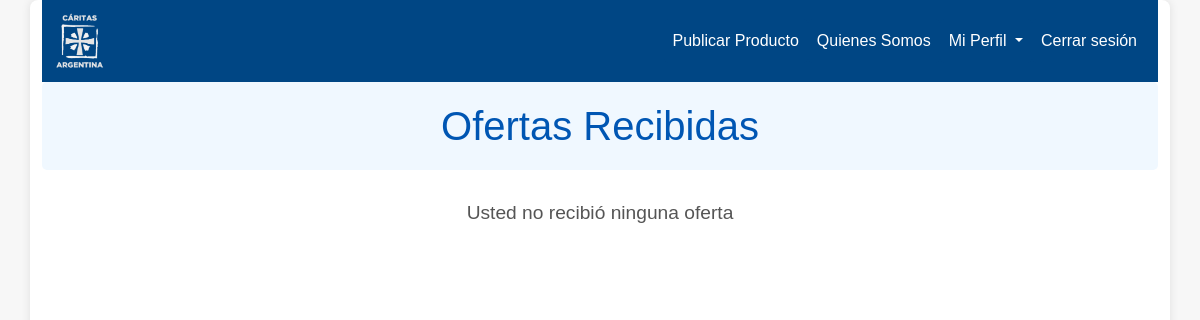
The app's page /ofertas_recibidas (signed in), older data.
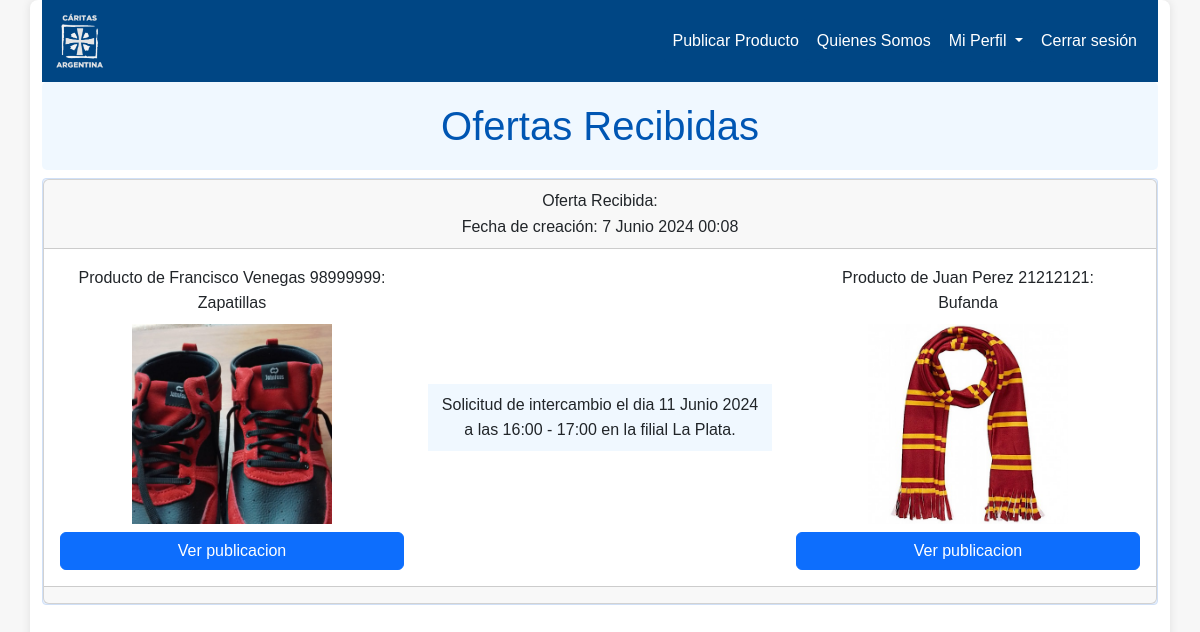
The same page, newer data.
### intercambios_caritas/models.py (models this page shows, shortened)
class Intercambio(models.Model):
    ESTADOS = [
        ('PENDIENTE', 'Pendiente'),
        ('ACEPTADA', 'Aceptada'),
        ('RECHAZADA', 'Rechazada'),
        ('CANCELADA', 'Cancelada'),
    ]
    publicacion_ofertante = models.ForeignKey('Publicacion', related_name='ofertas_realizadas', on_delete=models.CASCADE)
    publicacion_demandada = models.ForeignKey('Publicacion', related_name='ofertas_recibidas', on_delete=models.CASCADE)
    punto_encuentro = models.CharField(max_length=50, choices=Publicacion.PUNTOS_ENC) # 1 solo respecto de lo seleccionado en publicacion_demandada
    fecha_intercambio = models.DateField(default=datetime.datetime(2024,6,12)) # representa una fecha calendario sobre los días convenientes
    franja_horaria_inicio = models.TimeField(default=datetime.time(9,0,0))
    franja_horaria_fin = models.TimeField(default=datetime.time(10,0,0))
    fecha_creacion = models.DateTimeField(default=timezone.now)
    estado = models.CharField(max_length=10, choices=ESTADOS, default='PENDIENTE')

class Publicacion(models.Model):
    PUNTOS_ENC = [
        ('La Plata', 'La Plata'),
        ('CABA', 'CABA'),
        ('Quilmes', 'Quilmes'),
        ('Temperley', 'Temperley'),
    ]
    CATEGORIAS = [
        ('Alimentos', 'Alimentos'),
        ('Ropa', 'Ropa'),
        ('Utiles escolares', 'Utiles escolares'),
        ('Artículos de limpieza', 'Artículos de limpieza'),
    ]
    ESTADOS = [
        ('Sin especificar', 'Sin especificar'),
        ('Usado', 'Usado'),
        ('Nuevo', 'Nuevo'),
    ]
    DIAS_SEMANA = [
        ('Lunes', 'Lunes'),
        ('Martes', 'Martes'),
        ('Miércoles', 'Miércoles'),
        ('Jueves', 'Jueves'),
        ('Viernes', 'Viernes'),
        ('Sábado', 'Sábado'),
        ('Domingo', 'Domingo'),
    ]
    nombre = models.CharField(max_length=50, blank=False, null=False)
    descripcion = models.CharField(max_length=280, blank=True, null=False, default="Sin descripción")
    imagen = models.ImageField()
    categoria = models.CharField(max_length=50, blank=False, null=False, choices=CATEGORIAS, default="Otros")
    estado = models.CharField(max_length=50, blank=False, null=False, choices=ESTADOS, default=ESTADOS[0][0])
    punto_encuentro = MultiSelectField(choices=PUNTOS_ENC, blank=True, max_length=100)
    dias_convenientes = MultiSelectField(choices=DIAS_SEMANA, blank=True, max_length=100)
    franja_horaria_inicio = models.TimeField(default=datetime.time(9,0,0)) # 9 AM
    franja_horaria_fin = models.TimeField(default=datetime.time(18,0,0)) # 6 PM
    franja_horaria = models.CharField(max_length=50, blank=True, null=True)
    usuario = models.ForeignKey(Usuario, on_delete=models.CASCADE, default=get_default_user)
    FRANJA_HORARIA_REGEX = r'^entre las (\d{2}):(\d{2}) y las (\d{2}):(\d{2})$'

class Usuario(AbstractUser):
    telefono = models.CharField(max_length=20, blank=True, null=True)
    direccion = models.CharField(max_length=100, blank=True, null=True)
    nacimiento = models.DateField(blank=True, null=True)
    class Types(models.TextChoices):
        Administrador = "Administrador", "Administrador"
        Usuario = "Usuario", "Usuario"
        Moderador = "Moderador", "Moderador"
    rol = models.CharField(
        max_length=20, choices=Types.choices, default=Types.Usuario
    )
    def __init__(self, *args, **kwargs):
        telefono = kwargs.pop('telefono', None)
        direccion = kwargs.pop('direccion', None)
        nacimiento = kwargs.pop('nacimiento', None)
        super().__init__(*args, **kwargs)
        if telefono is not None:
            self.telefono = telefono
        if direccion is not None:
            self.direccion = direccion
        if nacimiento is not None:
            self.nacimiento = nacimiento
    def __str__(self):
        return self.username

### intercambios_caritas/views.py (the view)
# urls.py: path('ofertas_recibidas', views.ver_ofertas_recibidas, name='ver_ofertas_recibidas'),
def ver_ofertas_recibidas(request):
    ofertas_recibidas = Intercambio.objects.filter(publicacion_demandada__usuario=request.user)
    return render(request, 'publicacion/ofertas_recibidas.html', {'ofertas_recibidas': ofertas_recibidas})

### templates/publicacion/ofertas_recibidas.html (shortened to what this page needs)
{% extends 'layouts/base.html' %}
{% block content %}
{% include 'layouts/navbar.html' %}
<h1 class="text-center custom-h1-bg mb-2">Ofertas Recibidas</h1>
<ul>
    {% if ofertas_recibidas %}
    {% for oferta in ofertas_recibidas %}
    <li>
        <div class="card text-center">
            <div class="card-header">
                <p>Oferta Recibida:</p>
                <p>Fecha de creación: {{ oferta.fecha_creacion }}</p>
            </div>
            <div class="card-body">
                <div class="row d-flex align-items-center justify-content-end">
                    <div class="col-md-4 text-center">
                        <p>Producto de
                            {{oferta.publicacion_ofertante.usuario.get_full_name}}
                            {{oferta.publicacion_ofertante.usuario}}:</p>
                        <p>{{ oferta.publicacion_ofertante.nombre }}</p>
                        <div class="embed-responsive embed-responsive-4by3 my-2">
                            <img src="{{ oferta.publicacion_ofertante.imagen.url}}" alt=""
                                class="img-fluid embed-responsive-item" style="width: 200px; height: 200px; object-fit: cover;">
                        </div>
                        <a href="{% url 'ver_publicacion' oferta.publicacion_ofertante.id %}"
                            class="btn btn-primary d-block">Ver publicacion</a>
                    </div>
                    <div class="col-md-4 text-center my-2">
                        <p class="my-2 p-2" style="background-color: #f0f8ff">Solicitud de intercambio el dia
                            {{ oferta.fecha_intercambio }} a las {{oferta.franja_horaria_inicio}} -
                            {{oferta.franja_horaria_fin }}
                            en la filial {{ oferta.punto_encuentro }}.</p>
                    </div>
                    <div class="col-md-4 text-center">
                        <p>Producto de
                            {{oferta.publicacion_demandada.usuario.get_full_name}}
                            {{oferta.publicacion_demandada.usuario}}:
                        </p>
                        <p>{{oferta.publicacion_demandada.nombre}}</p>
                        <div class="embed-responsive embed-responsive-4by3 my-2">
                            <img src="{{ oferta.publicacion_demandada.imagen.url}}" alt=""
                                class="img-fluid embed-responsive-item" style="width: 200px; height: 200px; object-fit: cover;">
                        </div>
                        <a href="{% url 'ver_publicacion' oferta.publicacion_demandada.id %}"
                            class="btn btn-primary d-block">Ver publicacion</a>
                    </div>
                </div>
            </div>
            <div class="card-footer">
                </div>
            </div>
    </li>
    {% endfor %}
    {% else %}
    <p style="font-size: 1.2rem; color: #555; text-align: center; margin-top: 20px;">Usted no recibió ninguna
        oferta</p>
    {% endif %}
</ul>
{% endblock %}

Row changes from the older to the newer data that the page shows:
added Intercambio: fecha_creacion "7 Junio 2024 00:08", publicacion_ofertante.usuario.get_full_name "Francisco Venegas", publicacion_ofertante.usuario "98999999", publicacion_ofertante.nombre "Zapatillas", publicacion_ofertante.imagen (picture), fecha_intercambio "11 Junio 2024", franja_horaria_inicio "16:00", franja_horaria_fin "17:00", punto_encuentro "La Plata", publicacion_demandada.usuario.get_full_name "Juan Perez", publicacion_demandada.usuario "21212121", publicacion_demandada.nombre "Bufanda", publicacion_demandada.imagen (picture)
Text that changed along with them:
text no longer shown: "Usted no recibió ninguna oferta"
